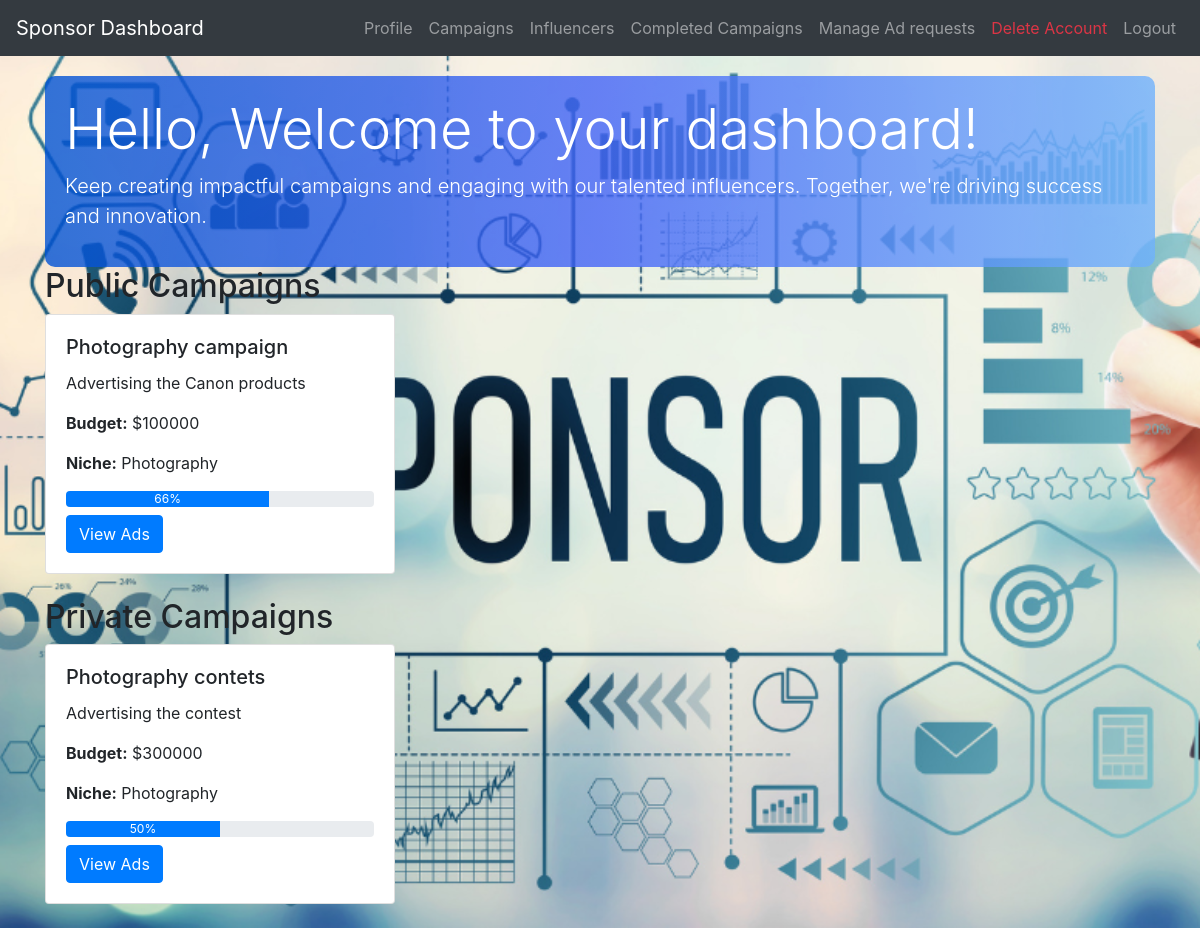
The app's page /sponsor_dashboard (signed in) with its own data.
### models.py (models this page shows, shortened)
class Campaign(db.Model):
    __tablename__ = "campaign"
    id = db.Column(db.Integer, primary_key=True)
    name = db.Column(db.String(64), nullable=False)
    date_created = db.Column(db.DateTime, nullable=False, default=datetime.utcnow)
    description = db.Column(db.String(84), nullable=False)
    start_date = db.Column(db.DateTime, nullable=False)
    end_date = db.Column(db.DateTime, nullable=False)
    budget = db.Column(db.Integer, nullable=False)
    visibility = db.Column(db.String(84), nullable=False)
    goals = db.Column(db.String(84), nullable=False)
    niche = db.Column(db.String(64), nullable=False)
    user_id = db.Column(db.Integer, db.ForeignKey('user.id'), nullable=False)
    associated_influencers = db.relationship('Influencer', secondary=influencer_campaign_association,
                                             back_populates='campaigns')
    ads = db.relationship('Ad', backref='campaign', lazy=True)
    user = db.relationship('User', backref='campaigns')

### main.py (the view)
@app.route('/sponsor_dashboard', methods=["GET", "POST"])
@login_required
def sponsor_dashboard():
    sponsor_id = current_user.id
    '''
    public_campaigns = Campaign.query.filter_by(user_id=sponsor_id, visibility='Public').all()
    private_campaigns = Campaign.query.filter_by(user_id=sponsor_id, visibility='Private').all()
    '''
    flagged_campaigns = {flag.item_id for flag in Flag.query.filter_by(item_type='Campaign').all()}
    public_campaigns = Campaign.query.filter_by(user_id=sponsor_id, visibility='Public').filter(Campaign.id.notin_(flagged_campaigns)).all()
    private_campaigns = Campaign.query.filter_by(user_id=sponsor_id, visibility='Private').filter(Campaign.id.notin_(flagged_campaigns)).all()
    campaigns =  Campaign.query.filter_by(user_id=current_user.id).all()
    visible_campaigns = [campaign for campaign in campaigns if campaign.id not in flagged_campaigns]
    def calculate_progress(campaign):
        total_ads = len(campaign.ads)
        if total_ads == 0:
            return 0
        completed_ads = sum(1 for ad in campaign.ads if ad.status == 'Completed')
        return int((completed_ads / total_ads) * 100)
    public_campaigns_progress = [(campaign, calculate_progress(campaign)) for campaign in public_campaigns]
    private_campaigns_progress = [(campaign, calculate_progress(campaign)) for campaign in private_campaigns]
    return render_template('sponsor_dashboard.html', public_campaigns=public_campaigns_progress, private_campaigns=private_campaigns_progress, campaign=visible_campaigns)

### main.py (called while the page is built)
@login_manager.user_loader
def load_user(user_id):
    return User.query.get(int(user_id))

### models.py (called while the page is built)
    @property
    def is_authenticated(self):
        return True

### templates/sponsor_dashboard.html (shortened to what this page needs)
<!DOCTYPE html>
<html lang="en">
  <head>
    <link
      href="https://stackpath.bootstrapcdn.com/bootstrap/4.5.2/css/bootstrap.min.css"
      rel="stylesheet"
    />
  </head>
  <body>
    <nav class="navbar navbar-expand-lg navbar-dark bg-dark">
      <a class="navbar-brand" href="#">Sponsor Dashboard</a>
      <div class="collapse navbar-collapse" id="navbarNav">
        <ul class="navbar-nav ml-auto">
          <li class="nav-item">
            <a class="nav-link" href="/sponsor_dashboard">Profile</a>
          </li>
          <li class="nav-item">
            <a class="nav-link" href="/create_campaign">Campaigns</a>
          </li>
          <li class="nav-item">
            <a class="nav-link" href="/view_influencers_to_sponsor"
              >Influencers</a
            >
          </li>
          <li class="nav-item">
            <a class="nav-link" href="/completed_campaigns"
              >Completed Campaigns</a
            >
          </li>
          <li class="nav-item">
            <a class="nav-link" href="/manage_negotiated_ads"
              >Manage Ad requests</a
            >
          </li>
          <li class="nav-item">
            <a class="nav-link">
              <form
                id="delete-account-form"
                action="{{ url_for('delete_sponsor', sponsor_id=current_user.id) }}"
                method="POST"
                style="display: inline"
              >
                <button
                  type="button"
                  class="nav-link btn btn-link text-danger"
                  style="padding: 0; border: none; cursor: pointer"
                  onclick="confirmDelete()"
                >
                  Delete Account
                </button>
              </form>
            </a>
          </li>
          <li class="nav-item">
            <a class="nav-link" href="/logout">Logout</a>
          </li>
        </ul>
      </div>
    </nav>
    <div class="container content">
      <div class="row">
        <div class="col-md-12">
          <div class="welcome-container">
            <h1 class="display-4">Hello, Welcome to your dashboard!</h1>
            <p class="lead">
              Keep creating impactful campaigns and engaging with our talented
              influencers. Together, we're driving success and innovation.
            </p>
          </div>
        </div>
      </div>
      {% if public_campaigns %}
      <h2>Public Campaigns</h2>
      <div class="row">
        {% for campaign, progress in public_campaigns %}
        <div class="col-md-4 mb-4">
          <div class="card">
            <div class="card-body">
              <h5 class="card-title">{{ campaign.name }}</h5>
              <p class="card-text">{{ campaign.description }}</p>
              <p class="card-text">
                <strong>Budget:</strong> ${{ campaign.budget }}
              </p>
              <p class="card-text">
                <strong>Niche:</strong> {{ campaign.niche }}
              </p>
              <div class="progress mb-2">
                <div
                  class="progress-bar"
                  role="progressbar"
                  style="width: {{ progress }}%;"
                  aria-valuenow="{{ progress }}"
                  aria-valuemin="0"
                  aria-valuemax="100"
                >
                  {{ progress }}%
                </div>
              </div>
              <a
                href="{{ url_for('view_ads', campaign_id=campaign.id) }}"
                class="btn btn-primary"
                >View Ads</a
              >
            </div>
          </div>
        </div>
        {% endfor %}
      </div>
      {% endif %} {% if private_campaigns %}
      <h2>Private Campaigns</h2>
      <div class="row">
        {% for campaign, progress in private_campaigns %}
        <div class="col-md-4 mb-4">
          <div class="card">
            <div class="card-body">
              <h5 class="card-title">{{ campaign.name }}</h5>
              <p class="card-text">{{ campaign.description }}</p>
              <p class="card-text">
                <strong>Budget:</strong> ${{ campaign.budget }}
              </p>
              <p class="card-text">
                <strong>Niche:</strong> {{ campaign.niche }}
              </p>
              <div class="progress mb-2">
                <div
                  class="progress-bar"
                  role="progressbar"
                  style="width: {{ progress }}%;"
                  aria-valuenow="{{ progress }}"
                  aria-valuemin="0"
                  aria-valuemax="100"
                >
                  {{ progress }}%
                </div>
              </div>
              <a
                href="{{ url_for('view_ads', campaign_id=campaign.id) }}"
                class="btn btn-primary"
                >View Ads</a
              >
            </div>
          </div>
        </div>
        {% endfor %}
      </div>
      {% endif %}
    </div>
  </body>
</html>

### templates/sponsor_dashboard.html (style rules this page uses)
body { background: url("/static/uploads/sponsor3.jpg") no-repeat center center fixed; background-size: cover; background-blend-mode: lighten; }
.content { margin-top: 20px; }
.welcome-container { background: linear-gradient( to right, rgba(0, 82, 212, 0.8), rgba(67, 100, 247, 0.8), rgba(111, 177, 252, 0.8) ); color: white; padding: 20px; border-radius: 10px; }

### records on screen
Campaign: name "Photography campaign", description "Advertising the Canon products", budget "100000", niche "Photography", progress "66"
Campaign: name "Photography contets", description "Advertising the contest", budget "300000", niche "Photography", progress "50"
